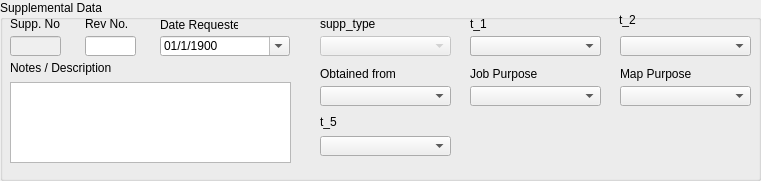
       <widget class="QGroupBox" name="groupBox_job">
        <property name="geometry">
         <rect>
          <x>20</x>
          <y>20</y>
          <width>761</width>
          <height>181</height>
         </rect>
        </property>
        <property name="font">
         <font>
          <weight>50</weight>
          <bold>false</bold>
         </font>
        </property>
        <property name="title">
         <string>Supplemental Data</string>
        </property>
        <widget class="QLabel" name="l_t1">
         <property name="geometry">
          <rect>
           <x>470</x>
           <y>16</y>
           <width>111</width>
           <height>16</height>
          </rect>
         </property>
         <property name="sizePolicy">
          <sizepolicy hsizetype="Fixed" vsizetype="Preferred">
           <horstretch>0</horstretch>
           <verstretch>0</verstretch>
          </sizepolicy>
         </property>
         <property name="text">
          <string>t_1</string>
         </property>
        </widget>
        <widget class="QLabel" name="label">
         <property name="geometry">
          <rect>
           <x>10</x>
           <y>16</y>
           <width>51</width>
           <height>16</height>
          </rect>
         </property>
         <property name="sizePolicy">
          <sizepolicy hsizetype="Fixed" vsizetype="Preferred">
           <horstretch>0</horstretch>
           <verstretch>0</verstretch>
          </sizepolicy>
         </property>
         <property name="text">
          <string>Supp. No.</string>
         </property>
         <property name="buddy">
          <cstring>job_no</cstring>
         </property>
        </widget>
        <widget class="QLineEdit" name="job_no">
         <property name="enabled">
          <bool>false</bool>
         </property>
         <property name="geometry">
          <rect>
           <x>10</x>
           <y>36</y>
           <width>51</width>
           <height>20</height>
          </rect>
         </property>
         <property name="sizePolicy">
          <sizepolicy hsizetype="Fixed" vsizetype="Fixed">
           <horstretch>0</horstretch>
           <verstretch>0</verstretch>
          </sizepolicy>
         </property>
        </widget>
        <widget class="QLabel" name="l_t3">
         <property name="geometry">
          <rect>
           <x>470</x>
           <y>66</y>
           <width>111</width>
           <height>16</height>
          </rect>
         </property>
         <property name="sizePolicy">
          <sizepolicy hsizetype="Fixed" vsizetype="Preferred">
           <horstretch>0</horstretch>
           <verstretch>0</verstretch>
          </sizepolicy>
         </property>
         <property name="text">
          <string>Job Purpose</string>
         </property>
        </widget>
        <widget class="QComboBox" name="supp_type">
         <property name="enabled">
          <bool>false</bool>
         </property>
         <property name="geometry">
          <rect>
           <x>320</x>
           <y>36</y>
           <width>131</width>
           <height>20</height>
          </rect>
         </property>
         <property name="sizePolicy">
          <sizepolicy hsizetype="Fixed" vsizetype="Fixed">
           <horstretch>0</horstretch>
           <verstretch>0</verstretch>
          </sizepolicy>
         </property>
         <item>
          <property name="text">
           <string/>
          </property>
         </item>
        </widget>
        <widget class="QLabel" name="l_sT">
         <property name="geometry">
          <rect>
           <x>320</x>
           <y>16</y>
           <width>101</width>
           <height>16</height>
          </rect>
         </property>
         <property name="sizePolicy">
          <sizepolicy hsizetype="Fixed" vsizetype="Preferred">
           <horstretch>0</horstretch>
           <verstretch>0</verstretch>
          </sizepolicy>
         </property>
         <property name="text">
          <string>supp_type</string>
         </property>
        </widget>
        <widget class="QLabel" name="label_14">
         <property name="geometry">
          <rect>
           <x>10</x>
           <y>60</y>
           <width>161</width>
           <height>16</height>
          </rect>
         </property>
         <property name="text">
          <string>Notes / Description</string>
         </property>
        </widget>
        <widget class="QTextEdit" name="job_desc">
         <property name="geometry">
          <rect>
           <x>10</x>
           <y>82</y>
           <width>281</width>
           <height>81</height>
          </rect>
         </property>
        </widget>
        <widget class="QDateTimeEdit" name="date_requested">
         <property name="geometry">
          <rect>
           <x>160</x>
           <y>36</y>
           <width>130</width>
           <height>20</height>
          </rect>
         </property>
         <property name="minimumSize">
          <size>
           <width>42</width>
           <height>20</height>
          </size>
         </property>
         <property name="date">
          <date>
           <year>1900</year>
           <month>1</month>
           <day>1</day>
          </date>
         </property>
         <property name="minimumDate">
          <date>
           <year>1900</year>
           <month>1</month>
           <day>1</day>
          </date>
         </property>
         <property name="displayFormat">
          <string>MM/d/yyyy</string>
         </property>
         <property name="calendarPopup">
          <bool>true</bool>
         </property>
        </widget>
        <widget class="QLabel" name="l_date">
         <property name="geometry">
          <rect>
           <x>160</x>
           <y>17</y>
           <width>78</width>
           <height>16</height>
          </rect>
         </property>
         <property name="font">
          <font>
           <weight>50</weight>
           <bold>false</bold>
          </font>
         </property>
         <property name="text">
          <string>Date Requested</string>
         </property>
        </widget>
        <widget class="QComboBox" name="job_type">
         <property name="geometry">
          <rect>
           <x>470</x>
           <y>36</y>
           <width>131</width>
           <height>20</height>
          </rect>
         </property>
         <property name="sizePolicy">
          <sizepolicy hsizetype="Fixed" vsizetype="Fixed">
           <horstretch>0</horstretch>
           <verstretch>0</verstretch>
          </sizepolicy>
         </property>
         <item>
          <property name="text">
           <string/>
          </property>
         </item>
        </widget>
        <widget class="QComboBox" name="jobSubtype">
         <property name="geometry">
          <rect>
           <x>470</x>
           <y>86</y>
           <width>131</width>
           <height>20</height>
          </rect>
         </property>
         <property name="sizePolicy">
          <sizepolicy hsizetype="Fixed" vsizetype="Fixed">
           <horstretch>0</horstretch>
           <verstretch>0</verstretch>
          </sizepolicy>
         </property>
         <item>
          <property name="text">
           <string/>
          </property>
         </item>
        </widget>
        <widget class="QComboBox" name="design_type">
         <property name="geometry">
          <rect>
           <x>320</x>
           <y>136</y>
           <width>131</width>
           <height>20</height>
          </rect>
         </property>
         <property name="sizePolicy">
          <sizepolicy hsizetype="Fixed" vsizetype="Fixed">
           <horstretch>0</horstretch>
           <verstretch>0</verstretch>
          </sizepolicy>
         </property>
         <item>
          <property name="text">
           <string/>
          </property>
         </item>
        </widget>
        <widget class="QLabel" name="l_t2">
         <property name="geometry">
          <rect>
           <x>619</x>
           <y>12</y>
           <width>101</width>
           <height>16</height>
          </rect>
         </property>
         <property name="sizePolicy">
          <sizepolicy hsizetype="Fixed" vsizetype="Preferred">
           <horstretch>0</horstretch>
           <verstretch>0</verstretch>
          </sizepolicy>
         </property>
         <property name="text">
          <string>t_2</string>
         </property>
        </widget>
        <widget class="QComboBox" name="map_type">
         <property name="geometry">
          <rect>
           <x>620</x>
           <y>36</y>
           <width>131</width>
           <height>20</height>
          </rect>
         </property>
         <property name="sizePolicy">
          <sizepolicy hsizetype="Fixed" vsizetype="Fixed">
           <horstretch>0</horstretch>
           <verstretch>0</verstretch>
          </sizepolicy>
         </property>
         <item>
          <property name="text">
           <string/>
          </property>
         </item>
        </widget>
        <widget class="QComboBox" name="map_subtype">
         <property name="geometry">
          <rect>
           <x>620</x>
           <y>86</y>
           <width>131</width>
           <height>20</height>
          </rect>
         </property>
         <property name="sizePolicy">
          <sizepolicy hsizetype="Fixed" vsizetype="Fixed">
           <horstretch>0</horstretch>
           <verstretch>0</verstretch>
          </sizepolicy>
         </property>
         <item>
          <property name="text">
           <string/>
          </property>
         </item>
        </widget>
        <widget class="QLabel" name="l_t4">
         <property name="geometry">
          <rect>
           <x>620</x>
           <y>66</y>
           <width>101</width>
           <height>16</height>
          </rect>
         </property>
         <property name="sizePolicy">
          <sizepolicy hsizetype="Fixed" vsizetype="Preferred">
           <horstretch>0</horstretch>
           <verstretch>0</verstretch>
          </sizepolicy>
         </property>
         <property name="text">
          <string>Map Purpose</string>
         </property>
        </widget>
        <widget class="QComboBox" name="document_subtype">
         <property name="geometry">
          <rect>
           <x>470</x>
           <y>36</y>
           <width>131</width>
           <height>20</height>
          </rect>
         </property>
         <property name="sizePolicy">
          <sizepolicy hsizetype="Fixed" vsizetype="Fixed">
           <horstretch>0</horstretch>
           <verstretch>0</verstretch>
          </sizepolicy>
         </property>
         <item>
          <property name="text">
           <string/>
          </property>
         </item>
        </widget>
        <widget class="QLabel" name="l_rev">
         <property name="geometry">
          <rect>
           <x>85</x>
           <y>16</y>
           <width>51</width>
           <height>16</height>
          </rect>
         </property>
         <property name="sizePolicy">
          <sizepolicy hsizetype="Fixed" vsizetype="Preferred">
           <horstretch>0</horstretch>
           <verstretch>0</verstretch>
          </sizepolicy>
         </property>
         <property name="text">
          <string>Rev No.</string>
         </property>
         <property name="buddy">
          <cstring>job_no</cstring>
         </property>
        </widget>
        <widget class="QLineEdit" name="rev_no">
         <property name="enabled">
          <bool>true</bool>
         </property>
         <property name="geometry">
          <rect>
           <x>85</x>
           <y>36</y>
           <width>51</width>
           <height>20</height>
          </rect>
         </property>
         <property name="sizePolicy">
          <sizepolicy hsizetype="Fixed" vsizetype="Fixed">
           <horstretch>0</horstretch>
           <verstretch>0</verstretch>
          </sizepolicy>
         </property>
        </widget>
        <widget class="QLabel" name="l_oF">
         <property name="geometry">
          <rect>
           <x>320</x>
           <y>66</y>
           <width>111</width>
           <height>16</height>
          </rect>
         </property>
         <property name="sizePolicy">
          <sizepolicy hsizetype="Fixed" vsizetype="Preferred">
           <horstretch>0</horstretch>
           <verstretch>0</verstretch>
          </sizepolicy>
         </property>
         <property name="text">
          <string>Obtained from</string>
         </property>
        </widget>
        <widget class="QComboBox" name="obtained_from">
         <property name="geometry">
          <rect>
           <x>320</x>
           <y>86</y>
           <width>131</width>
           <height>20</height>
          </rect>
         </property>
         <property name="sizePolicy">
          <sizepolicy hsizetype="Fixed" vsizetype="Fixed">
           <horstretch>0</horstretch>
           <verstretch>0</verstretch>
          </sizepolicy>
         </property>
         <item>
          <property name="text">
           <string/>
          </property>
         </item>
        </widget>
        <widget class="QLabel" name="l_t5">
         <property name="geometry">
          <rect>
           <x>320</x>
           <y>114</y>
           <width>101</width>
           <height>16</height>
          </rect>
         </property>
         <property name="sizePolicy">
          <sizepolicy hsizetype="Fixed" vsizetype="Preferred">
           <horstretch>0</horstretch>
           <verstretch>0</verstretch>
          </sizepolicy>
         </property>
         <property name="text">
          <string>t_5</string>
         </property>
        </widget>
       </widget>
